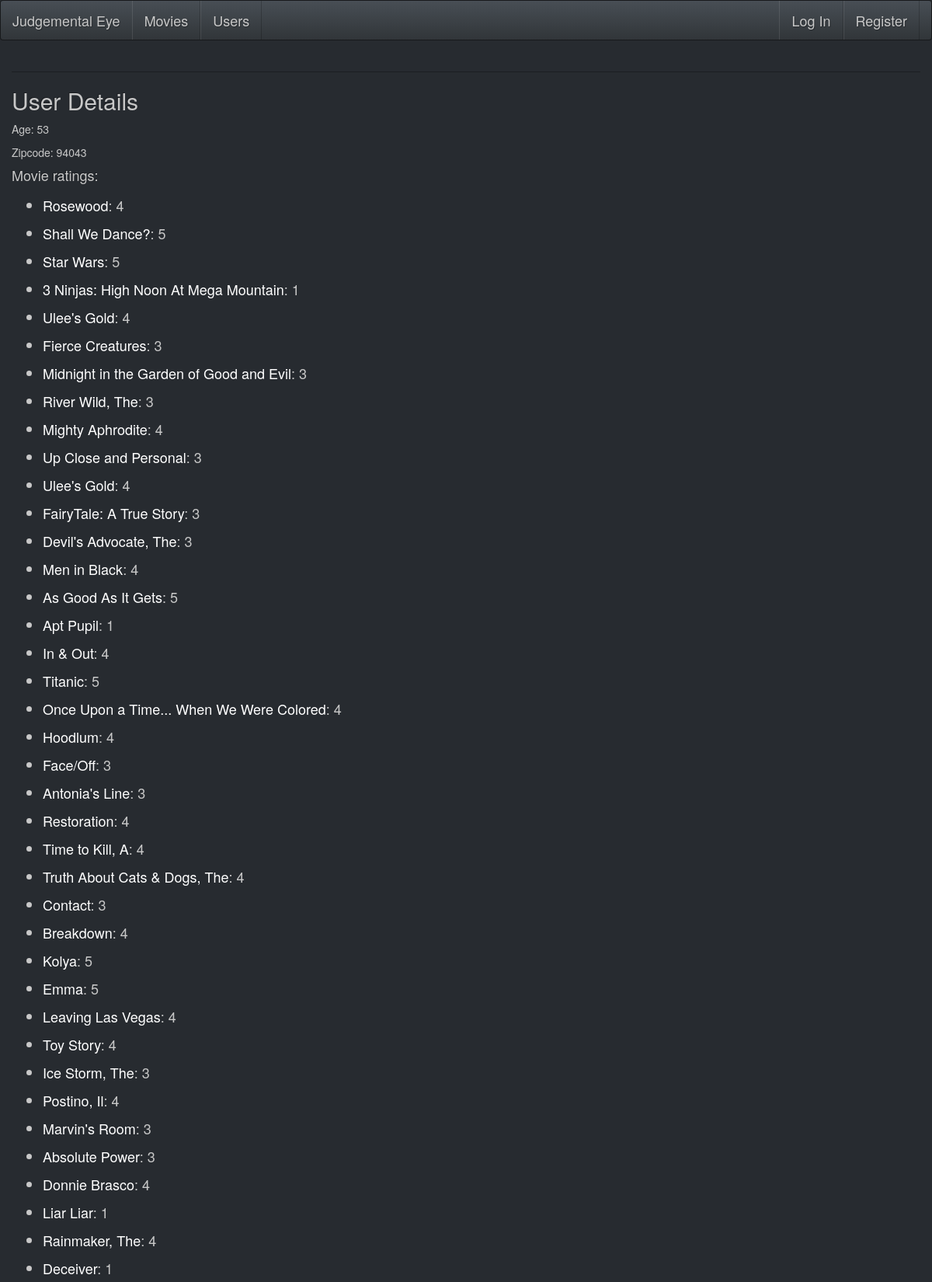
The page /users/2 (upper part) on the database its author committed.
### model.py (models this page shows, shortened)
class User(db.Model):
    __tablename__ = "users"
    user_id = db.Column(db.Integer, autoincrement=True, primary_key=True)
    email = db.Column(db.String(64), nullable=True)
    password = db.Column(db.String(64), nullable=True)
    age = db.Column(db.Integer, nullable=True)
    zipcode = db.Column(db.String(15), nullable=True)

class Movie(db.Model):
    __tablename__="movies"
    movie_id = db.Column(db.Integer,autoincrement=True, primary_key=True)
    title = db.Column(db.String(64), nullable=True)
    released_at = db.Column(db.DateTime, nullable=True)
    imdb_url = db.Column(db.String(200), nullable=True)

### server.py (the view)
@app.route('/users/<int:id>')
def user_details(id):
    user = User.query.get(id)
    rating_dict = {}
    ratings = Rating.query.filter_by(user_id=id).all()
    for rating in ratings:                                     # make dictionary with movie title as key and rating score as value
        movie = Movie.query.filter_by(movie_id=rating.movie_id).one()
        rating_dict[movie] = rating.score
    return render_template('user_details.html', user=user, ratings=rating_dict)

### templates/user_details.html
{% extends 'base.html' %}
{% block content %}
    <h2>User Details</h2>
    <p>Age: {{user.age}}</p>
    <p>Zipcode: {{user.zipcode}}</p>
    <h4>Movie ratings:</h4>
    <ul>
      {% for movie in ratings.keys() %}
        <li><a href="/movies/{{ movie.movie_id }}">{{movie.title}}</a>: {{ratings[movie]}}</li>
      {% endfor %}
    </ul>
{% endblock %}

### rows shown on the page
User: age "53", zipcode "94043"
Movie: title "Rosewood", ratings "4"
Movie: title "Shall We Dance?", ratings "5"
Movie: title "Star Wars", ratings "5"
Movie: title "3 Ninjas: High Noon At Mega Mountain", ratings "1"
Movie: title "Ulee's Gold", ratings "4"
Movie: title "Fierce Creatures", ratings "3"
Movie: title "Midnight in the Garden of Good and Evil", ratings "3"
Movie: title "River Wild, The", ratings "3"
Movie: title "Mighty Aphrodite", ratings "4"
Movie: title "Up Close and Personal", ratings "3"
Movie: title "Ulee's Gold", ratings "4"
Movie: title "FairyTale: A True Story", ratings "3"
Movie: title "Devil's Advocate, The", ratings "3"
Movie: title "Men in Black", ratings "4"
Movie: title "As Good As It Gets", ratings "5"
Movie: title "Apt Pupil", ratings "1"
Movie: title "In & Out", ratings "4"
Movie: title "Titanic", ratings "5"
Movie: title "Once Upon a Time... When We Were Colored", ratings "4"
Movie: title "Hoodlum", ratings "4"
Movie: title "Face/Off", ratings "3"
Movie: title "Antonia's Line", ratings "3"
Movie: title "Restoration", ratings "4"
Movie: title "Time to Kill, A", ratings "4"
Movie: title "Truth About Cats & Dogs, The", ratings "4"
Movie: title "Contact", ratings "3"
Movie: title "Breakdown", ratings "4"
Movie: title "Kolya", ratings "5"
Movie: title "Emma", ratings "5"
Movie: title "Leaving Las Vegas", ratings "4"
Movie: title "Toy Story", ratings "4"
Movie: title "Ice Storm, The", ratings "3"
Movie: title "Postino, Il", ratings "4"
Movie: title "Marvin's Room", ratings "3"
Movie: title "Absolute Power", ratings "3"
Movie: title "Donnie Brasco", ratings "4"
Movie: title "Liar Liar", ratings "1"
Movie: title "Rainmaker, The", ratings "4"
Movie: title "Deceiver", ratings "1"
